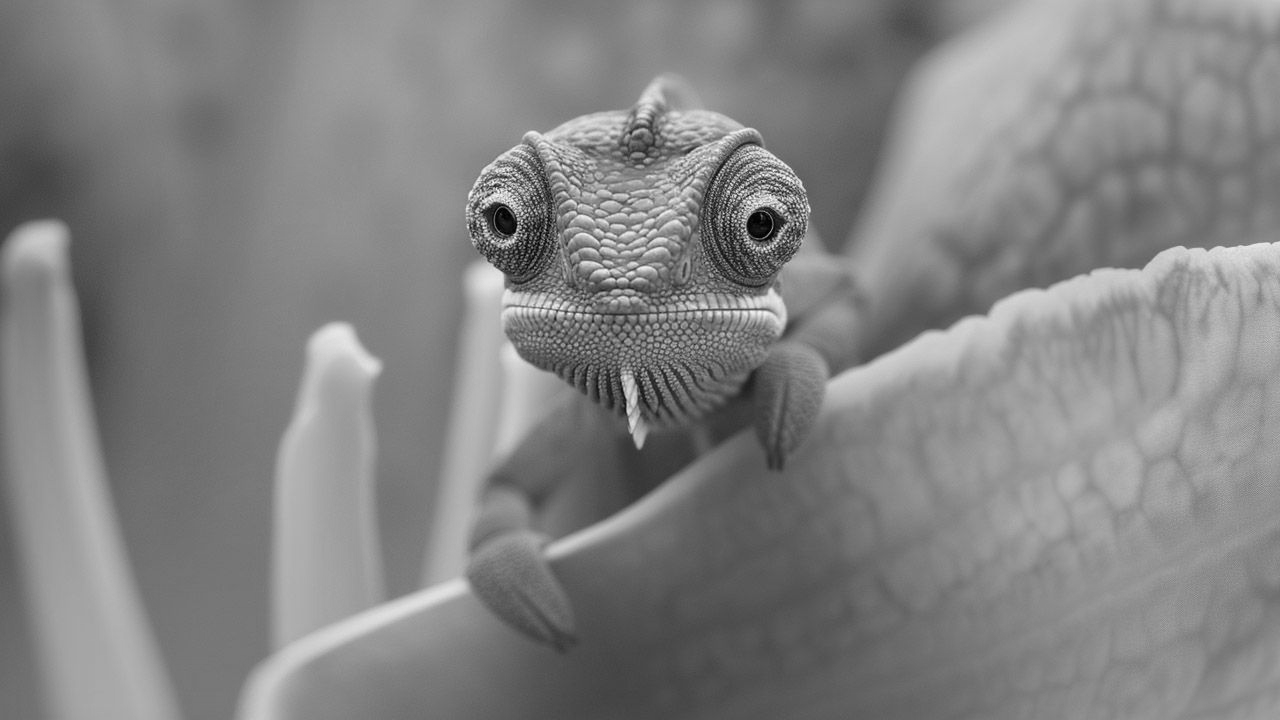
#> input picture 1_Histogram_and_Image_Statistics/image.png, 1280 x 720 px
$ python computing_image_histogram.py
#> lines starting #> are read from the running program, lines starting #| are printed output that depends on the picture
import cv2
import numpy as np
import matplotlib.pyplot as plt


img = cv2.imread('image.png', cv2.IMREAD_GRAYSCALE)
#> img is the input picture: shape (720, 1280); min 0, max 253, mean 130.8


# manual
values = img.flatten()
h = [0] * 256
for value in values:
    h[value] += 1
#> this loop made 921600 passes
#> value on passes 1 to 3: 115, 114, 114
#> after the loop, h = 256 values, max 14848 at index 119, min 0 at index 250, mean 3600

plt.figure(figsize=(10, 4))

plt.subplot(1,2,1)
plt.title(f'Original image ({img.shape[0]} x {img.shape[1]})')
plt.imshow(img, cmap='gray')
plt.axis('off')


plt.subplot(1,2,2)
plt.bar(list(range(256)), h)
plt.title('Image histogram')

plt.savefig('histogram.png')
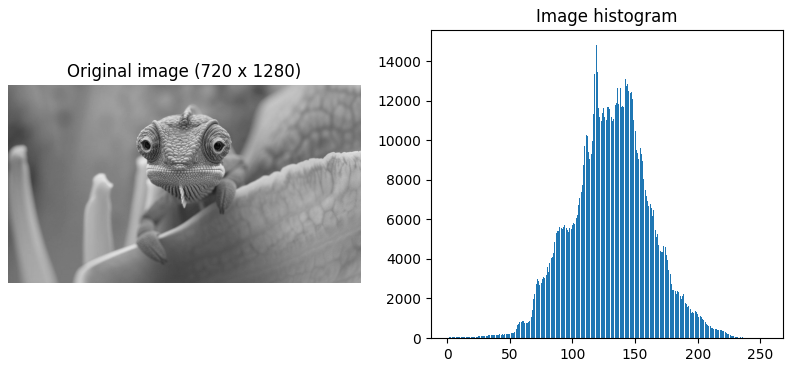
#> figure drawn by matplotlib, 2 panels; panel 2: tallest bar 14848 high, from x = 118.6 to 119.4
plt.show()

# using openCV function
hist = cv2.calcHist([img], [0], None, [256], [0, 256])
#> hist has the same summary as h

#> (the run stopped early here; a loop or call above may not have finished)
